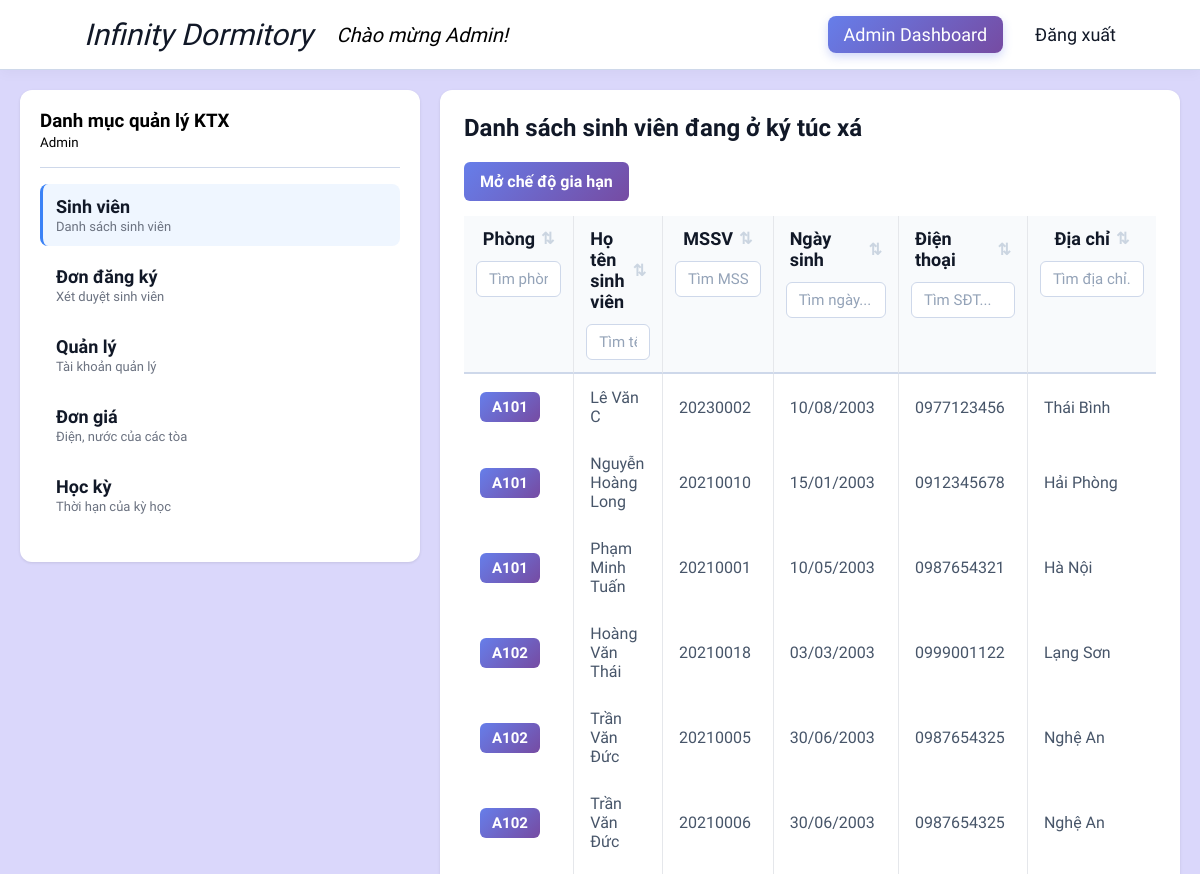
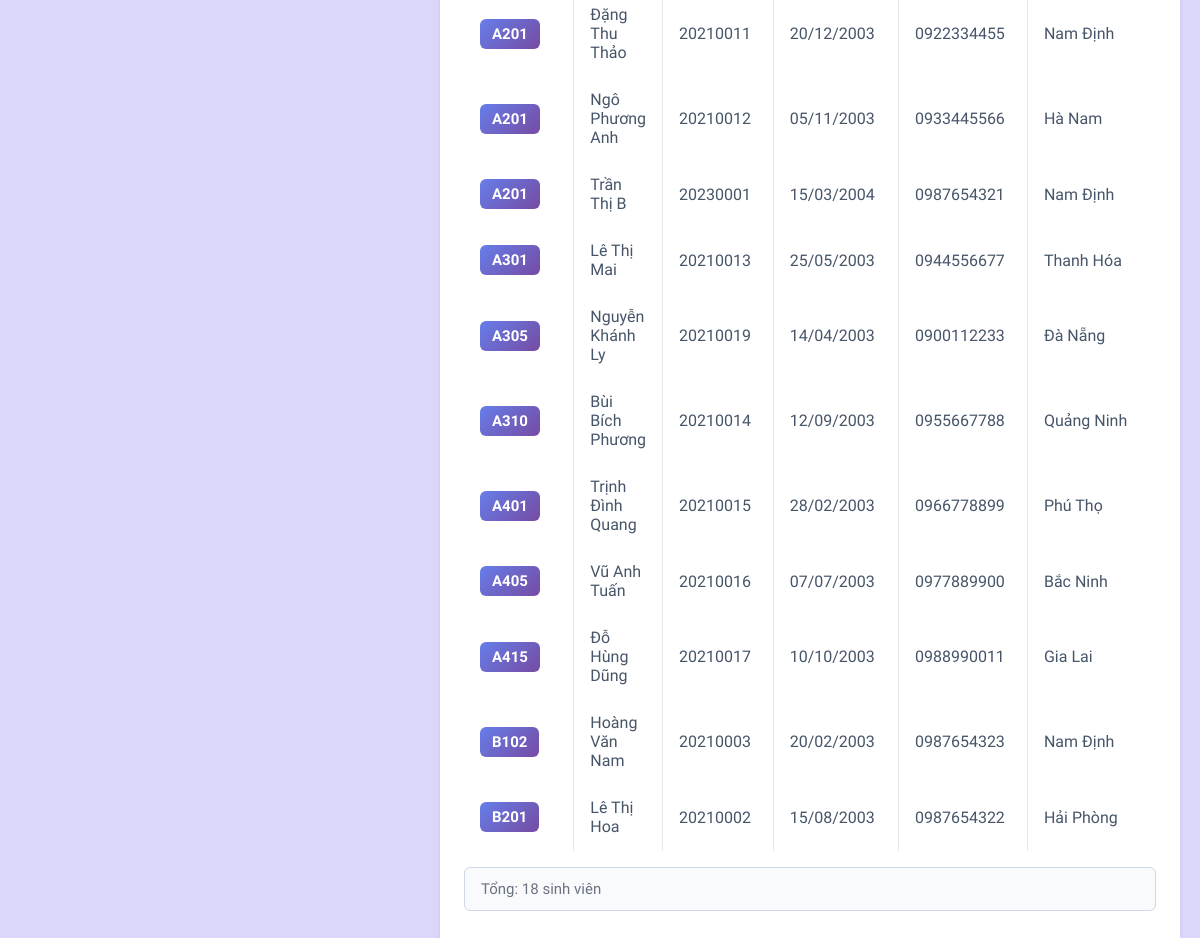
Page /admin/dashboard.php?tab=student (signed in) on the committed database (2 pictures, top to bottom).
### tables this page shows
CREATE TABLE STUDENT
(
    STD_ID VARCHAR(20) NOT NULL PRIMARY KEY,
    STD_NAME VARCHAR(100) NOT NULL,
    STD_DOB DATETIME NOT NULL,
    STD_GD ENUM('Nam', 'Nữ') NOT NULL,
    STD_PHONE VARCHAR(20),
    STD_ADR VARCHAR(200) NOT NULL,
    STD_IMG VARCHAR(255),
    IS_ACTIVE BOOLEAN DEFAULT TRUE,
    USER_ID INT NOT NULL,
    FOREIGN KEY (USER_ID) REFERENCES USERS(USER_ID)
);

### admin/views/students.php (the view, shortened to what this page needs)
<?php
require_once __DIR__ . '/../../database_connection.php';
$students = [];
try
{
    if ($conn) {
        mysqli_set_charset($conn, "utf8mb4");
        $nextSemRes = mysqli_query($conn, "SELECT SEM_ID FROM SEMESTER WHERE SEM_STATUS = 'Upcoming' LIMIT 1");
        $nextSemRow = mysqli_fetch_assoc($nextSemRes);
        $nextSemId = $nextSemRow ? $nextSemRow['SEM_ID'] : 'NONE';
        $studentQuery = "SELECT DISTINCT
                              s.*,
                              c.ROOM_ID,
                              c.BLOCK_ID,
                              sem.STARTDATE,
                              (SELECT COUNT(*) FROM CONTRACT c2
                              WHERE c2.STD_ID = s.STD_ID
                              AND c2.SEM_ID = '$nextSemId'
                              AND c2.STATUS = 'Upcoming') as is_renewed
                          FROM STUDENT s
                          INNER JOIN CONTRACT c ON s.STD_ID = c.STD_ID
                          INNER JOIN SEMESTER sem ON c.SEM_ID = sem.SEM_ID
                          WHERE sem.SEM_STATUS = 'Active'
                            AND c.STATUS = 'Active'
                            AND s.IS_ACTIVE = 1
                          ORDER BY c.BLOCK_ID, c.ROOM_ID, s.STD_NAME";
        $stmt = mysqli_prepare($conn, $studentQuery);
        mysqli_stmt_execute($stmt);
        $result = mysqli_stmt_get_result($stmt);
        if ($result) {
            while ($row = mysqli_fetch_assoc($result)) {
                $students[] = $row;
            }
        }
    }
}
catch (Exception $e) {
  $studentError = $e->getMessage();
}
?>
<h2>Danh sách sinh viên đang ở ký túc xá</h2>
<?php if (isset($studentError)): ?>
  <div class="alert alert-error">Lỗi: <?= htmlspecialchars($studentError) ?></div>
<?php elseif (empty($students)): ?>
  <div class="alert alert-info">Chưa có sinh viên nào trong hệ thống.</div>
<?php else: ?>
  <div class="table-controls" style="margin-bottom: 15px; display: flex; gap: 10px; align-items: center;">
      <button type="button" class="btn btn-primary" id="btnToggleEditRenewal" onclick="StudentAdmin.toggleRenewalMode()">
          Mở chế độ gia hạn
      </button>
  </div>
  <div class="student-table-wrapper">
    <table class="table student-table" id="studentTable">
      <thead>
        <tr>
          <th style="width: 130px">
            <div class="th-content" data-col="0">
              <span>Phòng</span>
              <span class="sort-icon">⇅</span>
            </div>
            <input type="text" class="col-search" data-col="0" placeholder="Tìm phòng...">
          </th>
          <th>
            <div class="th-content" data-col="1">
              <span>Họ tên sinh viên</span>
              <span class="sort-icon">⇅</span>
            </div>
            <input type="text" class="col-search" data-col="1" placeholder="Tìm tên...">
          </th>
          <th style="width: 130px">
            <div class="th-content" data-col="2">
              <span>MSSV</span>
              <span class="sort-icon">⇅</span>
            </div>
            <input type="text" class="col-search" data-col="2" placeholder="Tìm MSSV...">
          </th>
          <th style="width: 150px">
            <div class="th-content" data-col="3">
              <span>Ngày sinh</span>
              <span class="sort-icon">⇅</span>
            </div>
            <input type="text" class="col-search" data-col="3" placeholder="Tìm ngày...">
          </th>
          <th style="width: 150px">
            <div class="th-content" data-col="4">
              <span>Điện thoại</span>
              <span class="sort-icon">⇅</span>
            </div>
            <input type="text" class="col-search" data-col="4" placeholder="Tìm SĐT...">
          </th>
          <th style="width: 300px">
            <div class="th-content" data-col="5">
              <span>Địa chỉ</span>
              <span class="sort-icon">⇅</span>
            </div>
            <input type="text" class="col-search" data-col="5" placeholder="Tìm địa chỉ...">
          </th>
        </tr>
      </thead>
      <tbody>
        <?php foreach ($students as $s): ?>
        <tr class="student-row"
            data-id="<?= htmlspecialchars($s['STD_ID']) ?>"
            data-room="<?= htmlspecialchars($s['ROOM_ID']) ?>"
            style="cursor: pointer;">
          <td>
              <span class="room-badge">
                  <?= $s['ROOM_ID'] ? htmlspecialchars($s['BLOCK_ID'] . $s['ROOM_ID']) : 'Chưa xếp' ?>
              </span>
          </td>
          <td><?= htmlspecialchars($s['STD_NAME']) ?></td>
          <td><?= htmlspecialchars($s['STD_ID']) ?></td>
          <td><?= date('d/m/Y', strtotime($s['STD_DOB'])) ?></td>
          <td><?= htmlspecialchars($s['STD_PHONE']) ?></td>
          <td><?= htmlspecialchars($s['STD_ADR']) ?></td>
        </tr>
        <?php endforeach; ?>
      </tbody>
    </table>
  </div>
  <div class="table-info">Tổng: <?= count($students) ?> sinh viên</div>
<?php endif; ?>

### css/public.css (style rules this page uses)
:root { --cl: linear-gradient(135deg, #667eea 0%, #764ba2 100%); --hov: linear-gradient(135deg,rgba(77, 102, 214, 1) 0%, rgba(100, 52, 148, 1) 100%); --purple: #764ba2; --primary: #3b82f6; --primary-dark: #2563eb; --danger: #ef4444; --danger-dark: #991100; --success: #10b981; --bg-gray: #f7f9fc; --border: #ced8ea; --text: #111827; --text-muted: #6b7280; }
* { box-sizing: border-box; margin: 0; padding: 0; }
body { font-family: 'Google Sans', sans-serif; }
input { font-family: 'Google Sans'; }
.content-area h2 { font-weight: 700; margin-bottom: 20px; color: var(--text); }
.btn { font-family: 'Google Sans'; padding: 10px 16px; border: none; border-radius: 6px; font-size: 16px; font-weight: 600; cursor: pointer; transition: all 0.2s; color: white; background: var(--cl); }
table { width: 100%; border-collapse: collapse; background: white; border-radius: 8px; box-shadow: 0 1px 3px rgba(0, 0, 0, 0.1); }
table th { background: #f9fafb; padding: 12px; text-align: left; font-weight: 600; font-size: 14px; color: var(--text); border-bottom: 2px solid var(--border); }

### admin/css/admin.css (style rules this page uses)
.student-table-wrapper { max-height: 70vh; overflow-y: auto; position: relative; }
.student-table thead th { position: sticky; top: 0; z-index: 100; background-color: #f8fafc; border-bottom: 2px solid var(--border); }
.student-table { border-collapse: separate; border-spacing: 0; }
.student-table th, .student-table td { border-right: 1px solid #e5e7eb; }
.student-table th:last-child, .student-table td:last-child { border-right: none; }
.student-table th { background: #f8fafc; padding: 0; border-bottom: 2px solid var(--border); vertical-align: top; }
.student-table th .th-content { display: flex; align-items: center; justify-content: center; padding: 12px 16px; cursor: pointer; user-select: none; transition: background 0.2s; font-weight: 600; font-size: 18px; color: var(--text); }
.student-table .sort-icon { color: #cbd5e1; font-size: 16px; margin-left: 6px; transition: color 0.2s; }
.student-table .col-search { width: calc(100% - 24px); margin: 0 12px 12px; padding: 8px 12px; border: 1px solid var(--border); border-radius: 6px; font-size: 15px; transition: all 0.2s; }
.student-table .col-search::placeholder { color: #94a3b8; }
.student-table tbody tr { border-bottom: 1px solid #f1f5f9; transition: background 0.15s; }
.student-table tbody td { padding: 14px 16px; color: #475569; font-size: 16px; }
.room-badge { display: inline-block; padding: 6px 12px; background: linear-gradient(135deg, #667eea 0%, #764ba2 100%); color: white; border-radius: 6px; font-weight: 600; font-size: 15px; }
.table-info { margin-top: 16px; padding: 12px 16px; background: #f8fafc; border-radius: 6px; color: var(--text-muted); font-size: 15px; border: 1px solid var(--border); }

### rows in the picture
student: ROOM_ID "A101", STD_NAME "Lê Văn C", STD_ID "20230002", STD_DOB "10/08/2003", STD_PHONE "0977123456", STD_ADR "Thái Bình"
student: ROOM_ID "A101", STD_NAME "Nguyễn Hoàng Long", STD_ID "20210010", STD_DOB "15/01/2003", STD_PHONE "0912345678", STD_ADR "Hải Phòng"
student: ROOM_ID "A101", STD_NAME "Phạm Minh Tuấn", STD_ID "20210001", STD_DOB "10/05/2003", STD_PHONE "0987654321", STD_ADR "Hà Nội"
student: ROOM_ID "A102", STD_NAME "Hoàng Văn Thái", STD_ID "20210018", STD_DOB "03/03/2003", STD_PHONE "0999001122", STD_ADR "Lạng Sơn"
student: ROOM_ID "A102", STD_NAME "Trần Văn Đức", STD_ID "20210005", STD_DOB "30/06/2003", STD_PHONE "0987654325", STD_ADR "Nghệ An"
student: ROOM_ID "A102", STD_NAME "Trần Văn Đức", STD_ID "20210006", STD_DOB "30/06/2003", STD_PHONE "0987654325", STD_ADR "Nghệ An"
student: ROOM_ID "A201", STD_NAME "Đặng Thu Thảo", STD_ID "20210011", STD_DOB "20/12/2003", STD_PHONE "0922334455", STD_ADR "Nam Định"
student: ROOM_ID "A201", STD_NAME "Ngô Phương Anh", STD_ID "20210012", STD_DOB "05/11/2003", STD_PHONE "0933445566", STD_ADR "Hà Nam"
student: ROOM_ID "A201", STD_NAME "Trần Thị B", STD_ID "20230001", STD_DOB "15/03/2004", STD_PHONE "0987654321", STD_ADR "Nam Định"
student: ROOM_ID "A301", STD_NAME "Lê Thị Mai", STD_ID "20210013", STD_DOB "25/05/2003", STD_PHONE "0944556677", STD_ADR "Thanh Hóa"
student: ROOM_ID "A305", STD_NAME "Nguyễn Khánh Ly", STD_ID "20210019", STD_DOB "14/04/2003", STD_PHONE "0900112233", STD_ADR "Đà Nẵng"
student: ROOM_ID "A310", STD_NAME "Bùi Bích Phương", STD_ID "20210014", STD_DOB "12/09/2003", STD_PHONE "0955667788", STD_ADR "Quảng Ninh"
student: ROOM_ID "A401", STD_NAME "Trịnh Đình Quang", STD_ID "20210015", STD_DOB "28/02/2003", STD_PHONE "0966778899", STD_ADR "Phú Thọ"
student: ROOM_ID "A405", STD_NAME "Vũ Anh Tuấn", STD_ID "20210016", STD_DOB "07/07/2003", STD_PHONE "0977889900", STD_ADR "Bắc Ninh"
student: ROOM_ID "A415", STD_NAME "Đỗ Hùng Dũng", STD_ID "20210017", STD_DOB "10/10/2003", STD_PHONE "0988990011", STD_ADR "Gia Lai"
student: ROOM_ID "B102", STD_NAME "Hoàng Văn Nam", STD_ID "20210003", STD_DOB "20/02/2003", STD_PHONE "0987654323", STD_ADR "Nam Định"
student: ROOM_ID "B201", STD_NAME "Lê Thị Hoa", STD_ID "20210002", STD_DOB "15/08/2003", STD_PHONE "0987654322", STD_ADR "Hải Phòng"

### other values in the picture
$_SESSION['name'] "Admin"
$item['title'] "Sinh viên"
$item['desc'] "Danh sách sinh viên"
$item['title'] "Đơn đăng ký"
$item['desc'] "Xét duyệt sinh viên"
$item['title'] "Quản lý"
$item['desc'] "Tài khoản quản lý"
$item['title'] "Đơn giá"
$item['desc'] "Điện, nước của các tòa"
$item['title'] "Học kỳ"
$item['desc'] "Thời hạn của kỳ học"
count($students) "18"
